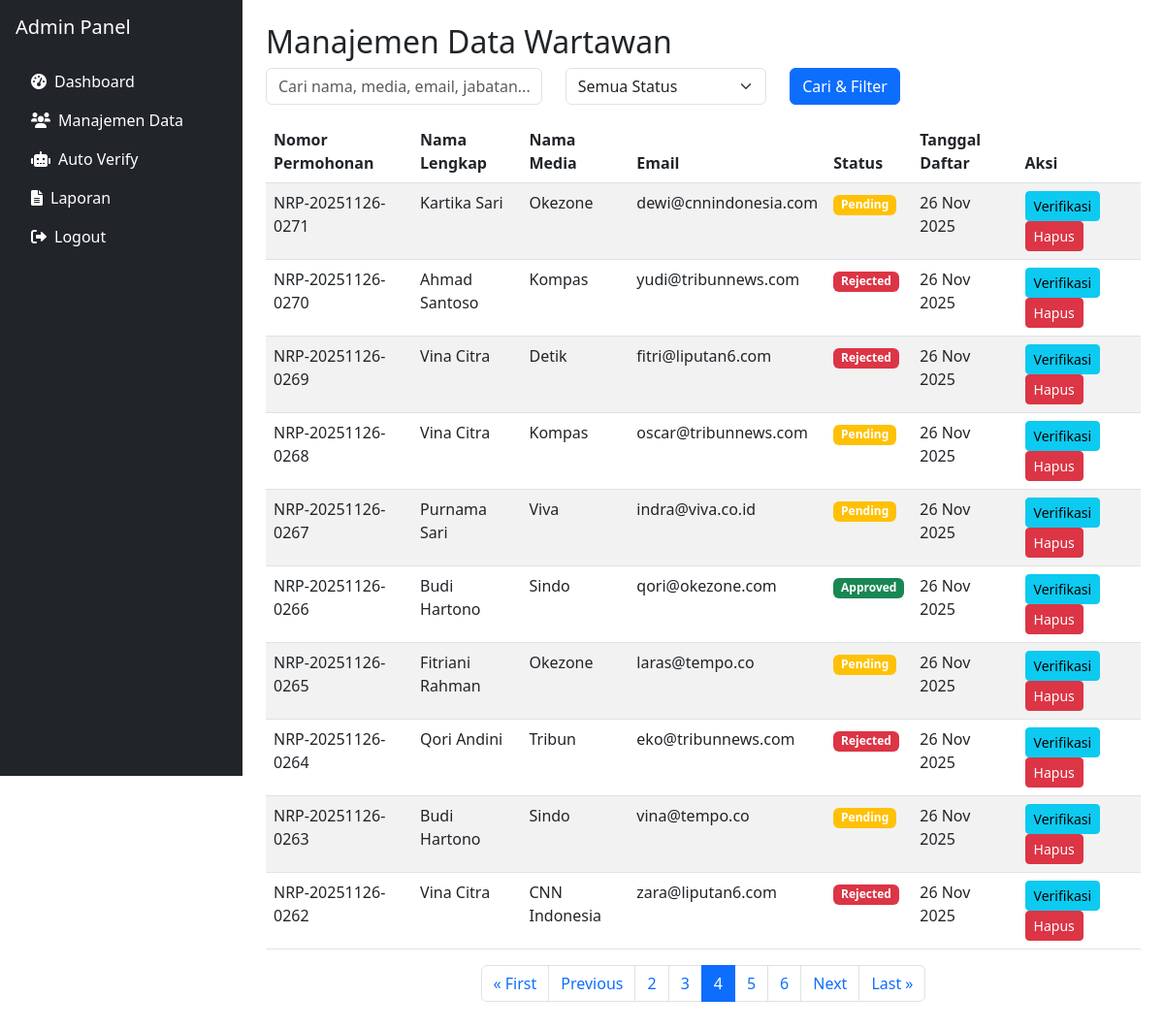
The app's page /admin-panel/manage/?page=4 (signed in) with its own data.
### pendaftaran/models.py (models this page shows, shortened)
class Wartawan(models.Model):
    STATUS_CHOICES = [
        ('pending', 'Pending'),
        ('approved', 'Approved'),
        ('rejected', 'Rejected'),
    ]
    nama_lengkap = models.CharField(max_length=255)
    nama_media = models.CharField(max_length=255)
    jabatan = models.CharField(max_length=255)
    email = models.EmailField()
    no_hp = models.CharField(
        max_length=15,
        validators=[RegexValidator(r'^\d{10,15}$', 'Nomor HP harus 10-15 digit.')]
    )
    alamat = models.TextField()
    nrp = models.CharField(max_length=20, unique=True, blank=True)
    status = models.CharField(max_length=10, choices=STATUS_CHOICES, default='pending')
    tanggal_daftar = models.DateTimeField(auto_now_add=True)
    surat_kerja_sama = models.FileField(upload_to='uploads/', blank=True, null=True)
    company_profile = models.FileField(upload_to='uploads/', blank=True, null=True)
    susunan_redaksi = models.FileField(upload_to='uploads/', blank=True, null=True)
    foto_kantor_redaksi = models.FileField(upload_to='uploads/', blank=True, null=True)
    surat_tugas = models.FileField(upload_to='uploads/', blank=True, null=True)
    surat_keputusan = models.FileField(upload_to='uploads/', blank=True, null=True)
    bukti_penerimaan_surat = models.FileField(upload_to='uploads/', blank=True, null=True)
    sppl = models.FileField(upload_to='uploads/', blank=True, null=True)
    surat_keterangan_fiskal = models.FileField(upload_to='uploads/', blank=True, null=True)
    ktp = models.FileField(upload_to='uploads/', blank=True, null=True)
    kartu_pers = models.FileField(upload_to='uploads/', blank=True, null=True)
    sertifikat_kompetensi = models.FileField(upload_to='uploads/', blank=True, null=True)
    surat_pernyataan = models.FileField(upload_to='uploads/', blank=True, null=True)

### admin_panel/views.py (the view, shortened to what this page needs)
# urls.py: path('manage/', views.manage, name='manage'),
@login_required
@user_passes_test(staff_required)
def manage(request):
    status_filter = request.GET.get('status', '')
    search_query = request.GET.get('search', '')
    wartawans = Wartawan.objects.all().order_by('-tanggal_daftar')
    if status_filter:
        wartawans = wartawans.filter(status=status_filter)
    paginator = Paginator(wartawans, 10)  # Show 10 wartawans per page
    page_number = request.GET.get('page')
    page_obj = paginator.get_page(page_number)
    context = {
        'page_obj': page_obj,
        'status_filter': status_filter,
        'search_query': search_query,
    }
    return render(request, 'admin_panel/manage.html', context)

### admin_panel/views.py (called while the page is built)
def staff_required(user):
    return user.is_staff

### templates/admin_panel/manage.html (shortened to what this page needs)
{% extends 'admin_panel/base.html' %}
{% block content %}
<div class="p-4">
    <h2>Manajemen Data Wartawan</h2>
    <form method="get" class="mb-3">
        <div class="row">
            <div class="col-md-4">
                <input type="text" name="search" class="form-control" placeholder="Cari nama, media, email, jabatan..." value="{{ search_query }}">
            </div>
            <div class="col-md-3">
                <select name="status" class="form-select">
                    <option value="">Semua Status</option>
                </select>
            </div>
            <div class="col-md-2">
                <button type="submit" class="btn btn-primary">Cari & Filter</button>
            </div>
        </div>
    </form>
    <div class="table-responsive">
        <table class="table table-striped">
            <thead>
                <tr>
                    <th>Nomor Permohonan</th>
                    <th>Nama Lengkap</th>
                    <th>Nama Media</th>
                    <th>Email</th>
                    <th>Status</th>
                    <th>Tanggal Daftar</th>
                    <th>Aksi</th>
                </tr>
            </thead>
            <tbody>
                {% for wartawan in page_obj %}
                    <tr>
                        <td>{{ wartawan.nrp }}</td>
                        <td>{{ wartawan.nama_lengkap }}</td>
                        <td>{{ wartawan.nama_media }}</td>
                        <td>{{ wartawan.email }}</td>
                        <td>
                            <span class="badge bg-{% if wartawan.status == 'pending' %}warning{% elif wartawan.status == 'approved' %}success{% else %}danger{% endif %}">
                                {{ wartawan.get_status_display }}
                            </span>
                        </td>
                        <td>{{ wartawan.tanggal_daftar|date:"d M Y" }}</td>
                        <td>
                            <a href="{% url 'admin_panel:verify' wartawan.pk %}" class="btn btn-sm btn-info">Verifikasi</a>
                            <a href="{% url 'admin_panel:delete_wartawan' wartawan.pk %}" class="btn btn-sm btn-danger" onclick="return confirm('Apakah Anda yakin ingin menghapus data ini?')">Hapus</a>
                        </td>
                    </tr>
                {% empty %}
                    <tr>
                        <td colspan="7" class="text-center">Tidak ada data wartawan.</td>
                    </tr>
                {% endfor %}
            </tbody>
        </table>
    </div>
    <nav aria-label="Page navigation">
        <ul class="pagination justify-content-center">
            {% if page_obj.has_previous %}
                <li class="page-item">
                    <a class="page-link" href="?page=1{% if status_filter %}&status={{ status_filter }}{% endif %}">&laquo; First</a>
                </li>
                <li class="page-item">
                    <a class="page-link" href="?page={{ page_obj.previous_page_number }}{% if status_filter %}&status={{ status_filter }}{% endif %}">Previous</a>
                </li>
            {% endif %}
            {% for num in page_obj.paginator.page_range %}
                {% if page_obj.number == num %}
                    <li class="page-item active">
                        <span class="page-link">{{ num }}</span>
                    </li>
                {% elif num > page_obj.number|add:'-3' and num < page_obj.number|add:'3' %}
                    <li class="page-item">
                        <a class="page-link" href="?page={{ num }}{% if status_filter %}&status={{ status_filter }}{% endif %}">{{ num }}</a>
                    </li>
                {% endif %}
            {% endfor %}
            {% if page_obj.has_next %}
                <li class="page-item">
                    <a class="page-link" href="?page={{ page_obj.next_page_number }}{% if status_filter %}&status={{ status_filter }}{% endif %}">Next</a>
                </li>
                <li class="page-item">
                    <a class="page-link" href="?page={{ page_obj.paginator.num_pages }}{% if status_filter %}&status={{ status_filter }}{% endif %}">Last &raquo;</a>
                </li>
            {% endif %}
        </ul>
    </nav>
</div>
{% endblock %}

### records on screen
Wartawan: nrp "NRP-20251126-0271", nama_lengkap "Kartika Sari", nama_media "Okezone", email "dewi@cnnindonesia.com", status "Pending", tanggal_daftar "26 Nov 2025"
Wartawan: nrp "NRP-20251126-0270", nama_lengkap "Ahmad Santoso", nama_media "Kompas", email "yudi@tribunnews.com", status "Rejected", tanggal_daftar "26 Nov 2025"
Wartawan: nrp "NRP-20251126-0269", nama_lengkap "Vina Citra", nama_media "Detik", email "fitri@liputan6.com", status "Rejected", tanggal_daftar "26 Nov 2025"
Wartawan: nrp "NRP-20251126-0268", nama_lengkap "Vina Citra", nama_media "Kompas", email "oscar@tribunnews.com", status "Pending", tanggal_daftar "26 Nov 2025"
Wartawan: nrp "NRP-20251126-0267", nama_lengkap "Purnama Sari", nama_media "Viva", email "indra@viva.co.id", status "Pending", tanggal_daftar "26 Nov 2025"
Wartawan: nrp "NRP-20251126-0266", nama_lengkap "Budi Hartono", nama_media "Sindo", email "qori@okezone.com", status "Approved", tanggal_daftar "26 Nov 2025"
Wartawan: nrp "NRP-20251126-0265", nama_lengkap "Fitriani Rahman", nama_media "Okezone", email "laras@tempo.co", status "Pending", tanggal_daftar "26 Nov 2025"
Wartawan: nrp "NRP-20251126-0264", nama_lengkap "Qori Andini", nama_media "Tribun", email "eko@tribunnews.com", status "Rejected", tanggal_daftar "26 Nov 2025"
Wartawan: nrp "NRP-20251126-0263", nama_lengkap "Budi Hartono", nama_media "Sindo", email "vina@tempo.co", status "Pending", tanggal_daftar "26 Nov 2025"
Wartawan: nrp "NRP-20251126-0262", nama_lengkap "Vina Citra", nama_media "CNN Indonesia", email "zara@liputan6.com", status "Rejected", tanggal_daftar "26 Nov 2025"

### other values on screen
{{ num }} "2" "3" "5" "6"
{{ num }} "4"
